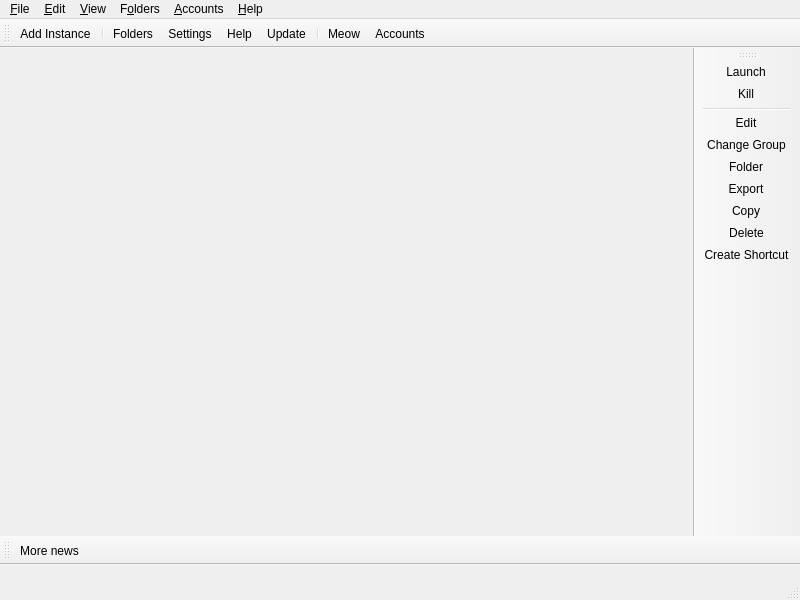
<?xml version="1.0" encoding="UTF-8"?>
<ui version="4.0">
 <class>MainWindow</class>
 <widget class="QMainWindow" name="MainWindow">
  <property name="geometry">
   <rect>
    <x>0</x>
    <y>0</y>
    <width>800</width>
    <height>600</height>
   </rect>
  </property>
  <widget class="QWidget" name="centralWidget">
   <layout class="QHBoxLayout" name="horizontalLayout">
    <property name="spacing">
     <number>0</number>
    </property>
    <property name="leftMargin">
     <number>0</number>
    </property>
    <property name="topMargin">
     <number>0</number>
    </property>
    <property name="rightMargin">
     <number>0</number>
    </property>
    <property name="bottomMargin">
     <number>0</number>
    </property>
   </layout>
  </widget>
  <widget class="QStatusBar" name="statusBar">
   <property name="minimumSize">
    <size>
     <width>0</width>
     <height>35</height>
    </size>
   </property>
  </widget>
  <widget class="QToolBar" name="mainToolBar">
   <property name="windowTitle">
    <string>Main Toolbar</string>
   </property>
   <property name="allowedAreas">
    <set>Qt::ToolBarArea::BottomToolBarArea|Qt::ToolBarArea::TopToolBarArea</set>
   </property>
   <property name="toolButtonStyle">
    <enum>Qt::ToolButtonStyle::ToolButtonTextBesideIcon</enum>
   </property>
   <property name="floatable">
    <bool>false</bool>
   </property>
   <attribute name="toolBarArea">
    <enum>TopToolBarArea</enum>
   </attribute>
   <attribute name="toolBarBreak">
    <bool>false</bool>
   </attribute>
   <addaction name="actionAddInstance"/>
   <addaction name="separator"/>
   <addaction name="actionFoldersButton"/>
   <addaction name="actionSettings"/>
   <addaction name="actionHelpButton"/>
   <addaction name="actionCheckUpdate"/>
   <addaction name="separator"/>
   <addaction name="actionCAT"/>
   <addaction name="actionAccountsButton"/>
  </widget>
  <widget class="QToolBar" name="newsToolBar">
   <property name="windowTitle">
    <string>News Toolbar</string>
   </property>
   <property name="allowedAreas">
    <set>Qt::ToolBarArea::BottomToolBarArea|Qt::ToolBarArea::TopToolBarArea</set>
   </property>
   <property name="iconSize">
    <size>
     <width>16</width>
     <height>16</height>
    </size>
   </property>
   <property name="toolButtonStyle">
    <enum>Qt::ToolButtonStyle::ToolButtonTextBesideIcon</enum>
   </property>
   <property name="floatable">
    <bool>false</bool>
   </property>
   <attribute name="toolBarArea">
    <enum>BottomToolBarArea</enum>
   </attribute>
   <attribute name="toolBarBreak">
    <bool>false</bool>
   </attribute>
   <addaction name="actionMoreNews"/>
  </widget>
  <widget class="WideBar" name="instanceToolBar">
   <property name="windowTitle">
    <string>Instance Toolbar</string>
   </property>
   <property name="allowedAreas">
    <set>Qt::ToolBarArea::LeftToolBarArea|Qt::ToolBarArea::RightToolBarArea</set>
   </property>
   <property name="iconSize">
    <size>
     <width>16</width>
     <height>16</height>
    </size>
   </property>
   <property name="toolButtonStyle">
    <enum>Qt::ToolButtonStyle::ToolButtonTextBesideIcon</enum>
   </property>
   <property name="floatable">
    <bool>false</bool>
   </property>
   <property name="useDefaultAction" stdset="0">
    <bool>true</bool>
   </property>
   <attribute name="toolBarArea">
    <enum>RightToolBarArea</enum>
   </attribute>
   <attribute name="toolBarBreak">
    <bool>false</bool>
   </attribute>
   <addaction name="actionLaunchInstance"/>
   <addaction name="actionKillInstance"/>
   <addaction name="separator"/>
   <addaction name="actionEditInstance"/>
   <addaction name="actionChangeInstGroup"/>
   <addaction name="actionViewSelectedInstFolder"/>
   <addaction name="actionExportInstance"/>
   <addaction name="actionCopyInstance"/>
   <addaction name="actionDeleteInstance"/>
   <addaction name="actionCreateInstanceShortcut"/>
  </widget>
  <widget class="QMenuBar" name="menuBar">
   <property name="geometry">
    <rect>
     <x>0</x>
     <y>0</y>
     <width>800</width>
     <height>24</height>
    </rect>
   </property>
   <widget class="QMenu" name="fileMenu">
    <property name="title">
     <string>&amp;File</string>
    </property>
    <property name="toolTipsVisible">
     <bool>true</bool>
    </property>
    <addaction name="actionAddInstance"/>
    <addaction name="separator"/>
    <addaction name="actionLaunchInstance"/>
    <addaction name="actionKillInstance"/>
    <addaction name="separator"/>
    <addaction name="actionEditInstance"/>
    <addaction name="actionChangeInstGroup"/>
    <addaction name="actionViewSelectedInstFolder"/>
    <addaction name="actionExportInstance"/>
    <addaction name="actionCopyInstance"/>
    <addaction name="actionDeleteInstance"/>
    <addaction name="actionCreateInstanceShortcut"/>
    <addaction name="separator"/>
    <addaction name="actionSettings"/>
    <addaction name="actionCloseWindow"/>
   </widget>
   <widget class="QMenu" name="editMenu">
    <property name="title">
     <string>&amp;Edit</string>
    </property>
    <property name="toolTipsVisible">
     <bool>true</bool>
    </property>
    <addaction name="actionUndoTrashInstance"/>
   </widget>
   <widget class="QMenu" name="viewMenu">
    <property name="title">
     <string>&amp;View</string>
    </property>
    <property name="toolTipsVisible">
     <bool>true</bool>
    </property>
    <addaction name="actionChangeTheme"/>
    <addaction name="separator"/>
    <addaction name="actionCAT"/>
    <addaction name="actionToggleStatusBar"/>
    <addaction name="actionLockToolbars"/>
    <addaction name="separator"/>
   </widget>
   <widget class="QMenu" name="foldersMenu">
    <property name="title">
     <string>F&amp;olders</string>
    </property>
    <property name="toolTipsVisible">
     <bool>true</bool>
    </property>
    <addaction name="actionViewLauncherRootFolder"/>
    <addaction name="separator"/>
    <addaction name="actionViewInstanceFolder"/>
    <addaction name="actionViewCentralModsFolder"/>
    <addaction name="actionViewSkinsFolder"/>
    <addaction name="actionViewJavaFolder"/>
    <addaction name="separator"/>
    <addaction name="actionViewIconThemeFolder"/>
    <addaction name="actionViewWidgetThemeFolder"/>
    <addaction name="actionViewCatPackFolder"/>
    <addaction name="actionViewIconsFolder"/>
    <addaction name="separator"/>
    <addaction name="actionViewLogsFolder"/>
   </widget>
   <widget class="QMenu" name="accountsMenu">
    <property name="title">
     <string>&amp;Accounts</string>
    </property>
   </widget>
   <widget class="QMenu" name="helpMenu">
    <property name="title">
     <string>&amp;Help</string>
    </property>
    <property name="toolTipsVisible">
     <bool>true</bool>
    </property>
    <addaction name="actionClearMetadata"/>
    <addaction name="actionReportBug"/>
    <addaction name="actionAddToPATH"/>
    <addaction name="separator"/>
    <addaction name="actionMATRIX"/>
    <addaction name="actionDISCORD"/>
    <addaction name="actionREDDIT"/>
    <addaction name="separator"/>
    <addaction name="actionMoreNews"/>
    <addaction name="actionCheckUpdate"/>
    <addaction name="actionOpenWiki"/>
    <addaction name="actionAbout"/>
   </widget>
   <addaction name="fileMenu"/>
   <addaction name="editMenu"/>
   <addaction name="viewMenu"/>
   <addaction name="foldersMenu"/>
   <addaction name="accountsMenu"/>
   <addaction name="helpMenu"/>
  </widget>
  <action name="actionMoreNews">
   <property name="icon">
    <iconset theme="news"/>
   </property>
   <property name="text">
    <string>More news...</string>
   </property>
   <property name="toolTip">
    <string>Open the development blog to read more news about %1.</string>
   </property>
  </action>
  <action name="actionCAT">
   <property name="checkable">
    <bool>true</bool>
   </property>
   <property name="icon">
    <iconset theme="cat"/>
   </property>
   <property name="text">
    <string>&amp;Meow</string>
   </property>
   <property name="toolTip">
    <string>It's a fluffy kitty :3</string>
   </property>
  </action>
  <action name="actionToggleStatusBar">
   <property name="checkable">
    <bool>true</bool>
   </property>
   <property name="text">
    <string>Status Bar</string>
   </property>
  </action>
  <action name="actionLockToolbars">
   <property name="checkable">
    <bool>true</bool>
   </property>
   <property name="text">
    <string>Lock Toolbars</string>
   </property>
  </action>
  <action name="actionUndoTrashInstance">
   <property name="enabled">
    <bool>false</bool>
   </property>
   <property name="text">
    <string>&amp;Undo Last Instance Deletion</string>
   </property>
  </action>
  <action name="actionAddInstance">
   <property name="icon">
    <iconset theme="new"/>
   </property>
   <property name="text">
    <string>Add Instanc&amp;e...</string>
   </property>
   <property name="toolTip">
    <string>Add a new instance.</string>
   </property>
  </action>
  <action name="actionCheckUpdate">
   <property name="icon">
    <iconset theme="checkupdate"/>
   </property>
   <property name="text">
    <string>&amp;Update...</string>
   </property>
   <property name="toolTip">
    <string>Check for new updates for %1.</string>
   </property>
   <property name="menuRole">
    <enum>QAction::MenuRole::ApplicationSpecificRole</enum>
   </property>
  </action>
  <action name="actionSettings">
   <property name="icon">
    <iconset theme="settings"/>
   </property>
   <property name="text">
    <string>Setti&amp;ngs...</string>
   </property>
   <property name="toolTip">
    <string>Change settings.</string>
   </property>
   <property name="menuRole">
    <enum>QAction::MenuRole::PreferencesRole</enum>
   </property>
  </action>
  <action name="actionManageAccounts">
   <property name="icon">
    <iconset theme="accounts"/>
   </property>
   <property name="text">
    <string>&amp;Manage Accounts...</string>
   </property>
  </action>
  <action name="actionLaunchInstance">
   <property name="icon">
    <iconset theme="launch"/>
   </property>
   <property name="text">
    <string>&amp;Launch</string>
   </property>
   <property name="toolTip">
    <string>Launch the selected instance.</string>
   </property>
  </action>
  <action name="actionKillInstance">
   <property name="icon">
    <iconset theme="status-bad"/>
   </property>
   <property name="text">
    <string>&amp;Kill</string>
   </property>
   <property name="toolTip">
    <string>Kill the running instance.</string>
   </property>
   <property name="shortcut">
    <string>Ctrl+K</string>
   </property>
  </action>
  <action name="actionRenameInstance">
   <property name="icon">
    <iconset theme="rename"/>
   </property>
   <property name="text">
    <string>Rename</string>
   </property>
   <property name="toolTip">
    <string>Rename the selected instance.</string>
   </property>
  </action>
  <action name="actionChangeInstGroup">
   <property name="icon">
    <iconset theme="tag"/>
   </property>
   <property name="text">
    <string>&amp;Change Group...</string>
   </property>
   <property name="toolTip">
    <string>Change the selected instance's group.</string>
   </property>
   <property name="shortcut">
    <string>Ctrl+G</string>
   </property>
  </action>
  <action name="actionChangeInstIcon">
   <property name="text">
    <string>Change Icon</string>
   </property>
   <property name="toolTip">
    <string>Change the selected instance's icon.</string>
   </property>
  </action>
  <action name="actionEditInstance">
   <property name="icon">
    <iconset theme="settings"/>
   </property>
   <property name="text">
    <string>&amp;Edit...</string>
   </property>
   <property name="toolTip">
    <string>Change the instance settings, mods and versions.</string>
   </property>
   <property name="shortcut">
    <string>Ctrl+I</string>
   </property>
  </action>
  <action name="actionViewSelectedInstFolder">
   <property name="icon">
    <iconset theme="viewfolder"/>
   </property>
   <property name="text">
    <string>&amp;Folder</string>
   </property>
   <property name="toolTip">
    <string>Open the selected instance's root folder in a file browser.</string>
   </property>
  </action>
  <action name="actionDeleteInstance">
   <property name="icon">
    <iconset theme="delete"/>
   </property>
   <property name="text">
    <string>Dele&amp;te</string>
   </property>
   <property name="toolTip">
    <string>Delete the selected instance.</string>
   </property>
   <property name="autoRepeat">
    <bool>false</bool>
   </property>
  </action>
  <action name="actionCopyInstance">
   <property name="icon">
    <iconset theme="copy"/>
   </property>
   <property name="text">
    <string>Cop&amp;y...</string>
   </property>
   <property name="toolTip">
    <string>Copy the selected instance.</string>
   </property>
   <property name="shortcut">
    <string>Ctrl+D</string>
   </property>
  </action>
  <action name="actionExportInstance">
   <property name="icon">
    <iconset theme="export"/>
   </property>
   <property name="text">
    <string>E&amp;xport...</string>
   </property>
   <property name="toolTip">
    <string>Export the selected instance to supported formats.</string>
   </property>
  </action>
  <action name="actionExportInstanceZip">
   <property name="icon">
    <iconset theme="launcher"/>
   </property>
   <property name="text">
    <string>Prism Launcher (zip)</string>
   </property>
  </action>
  <action name="actionExportInstanceMrPack">
   <property name="icon">
    <iconset theme="modrinth"/>
   </property>
   <property name="text">
    <string>Modrinth (mrpack)</string>
   </property>
  </action>
  <action name="actionExportInstanceFlamePack">
   <property name="icon">
    <iconset theme="flame"/>
   </property>
   <property name="text">
    <string>CurseForge (zip)</string>
   </property>
  </action>
  <action name="actionCreateInstanceShortcut">
   <property name="icon">
    <iconset theme="shortcut"/>
   </property>
   <property name="text">
    <string>Create Shortcut</string>
   </property>
   <property name="toolTip">
    <string>Creates a shortcut on your desktop to launch the selected instance.</string>
   </property>
  </action>
  <action name="actionNoAccountsAdded">
   <property name="icon">
    <iconset theme="noaccount"/>
   </property>
   <property name="text">
    <string>No accounts added!</string>
   </property>
  </action>
  <action name="actionNoDefaultAccount">
   <property name="checkable">
    <bool>true</bool>
   </property>
   <property name="icon">
    <iconset theme="noaccount"/>
   </property>
   <property name="text">
    <string>No Default Account</string>
   </property>
   <property name="shortcut">
    <string>Ctrl+0</string>
   </property>
  </action>
  <action name="actionCloseWindow">
   <property name="icon">
    <iconset theme="status-bad"/>
   </property>
   <property name="text">
    <string>Close &amp;Window</string>
   </property>
   <property name="toolTip">
    <string>Close the current window</string>
   </property>
   <property name="menuRole">
    <enum>QAction::MenuRole::QuitRole</enum>
   </property>
  </action>
  <action name="actionViewInstanceFolder">
   <property name="icon">
    <iconset theme="viewfolder"/>
   </property>
   <property name="text">
    <string>&amp;Instances</string>
   </property>
   <property name="toolTip">
    <string>Open the instances folder in a file browser.</string>
   </property>
  </action>
  <action name="actionViewLauncherRootFolder">
   <property name="icon">
    <iconset theme="viewfolder"/>
   </property>
   <property name="text">
    <string>Launcher &amp;Root</string>
   </property>
   <property name="toolTip">
    <string>Open the launcher's root folder in a file browser.</string>
   </property>
  </action>
  <action name="actionViewCentralModsFolder">
   <property name="icon">
    <iconset theme="centralmods"/>
   </property>
   <property name="text">
    <string>&amp;Central Mods</string>
   </property>
   <property name="toolTip">
    <string>Open the central mods folder in a file browser.</string>
   </property>
  </action>
  <action name="actionViewSkinsFolder">
   <property name="icon">
    <iconset theme="viewfolder"/>
   </property>
   <property name="text">
    <string>&amp;Skins</string>
   </property>
   <property name="toolTip">
    <string>Open the skins folder in a file browser.</string>
   </property>
  </action>
  <action name="actionViewIconsFolder">
   <property name="icon">
    <iconset theme="viewfolder"/>
   </property>
   <property name="text">
    <string>Instance Icons</string>
   </property>
   <property name="toolTip">
    <string>Open the instance icons folder in a file browser.</string>
   </property>
  </action>
  <action name="actionViewLogsFolder">
   <property name="icon">
    <iconset theme="viewfolder"/>
   </property>
   <property name="text">
    <string>Logs</string>
   </property>
   <property name="toolTip">
    <string>Open the logs folder in a file browser.</string>
   </property>
  </action>
  <action name="actionChangeTheme">
   <property name="text">
    <string>Themes</string>
   </property>
  </action>
  <action name="actionReportBug">
   <property name="icon">
    <iconset theme="bug"/>
   </property>
   <property name="text">
    <string>Report a Bug or Suggest a Feature</string>
   </property>
   <property name="toolTip">
    <string>Open the bug tracker to report a bug with %1.</string>
   </property>
  </action>
  <action name="actionDISCORD">
   <property name="icon">
    <iconset theme="discord"/>
   </property>
   <property name="text">
    <string>&amp;Discord Guild</string>
   </property>
   <property name="toolTip">
    <string>Open %1 Discord guild.</string>
   </property>
  </action>
  <action name="actionMATRIX">
   <property name="icon">
    <iconset theme="matrix"/>
   </property>
   <property name="text">
    <string>&amp;Matrix Space</string>
   </property>
   <property name="toolTip">
    <string>Open %1 Matrix space.</string>
   </property>
  </action>
  <action name="actionREDDIT">
   <property name="icon">
    <iconset theme="reddit-alien"/>
   </property>
   <property name="text">
    <string>Sub&amp;reddit</string>
   </property>
   <property name="toolTip">
    <string>Open %1 subreddit.</string>
   </property>
  </action>
  <action name="actionAbout">
   <property name="icon">
    <iconset theme="about"/>
   </property>
   <property name="text">
    <string>&amp;About %1</string>
   </property>
   <property name="toolTip">
    <string>View information about %1.</string>
   </property>
   <property name="menuRole">
    <enum>QAction::MenuRole::AboutRole</enum>
   </property>
  </action>
  <action name="actionClearMetadata">
   <property name="icon">
    <iconset theme="refresh"/>
   </property>
   <property name="text">
    <string>&amp;Clear Metadata Cache</string>
   </property>
   <property name="toolTip">
    <string>Clear cached metadata</string>
   </property>
  </action>
  <action name="actionAddToPATH">
   <property name="icon">
    <iconset theme="custom-commands"/>
   </property>
   <property name="text">
    <string>Install to &amp;PATH</string>
   </property>
   <property name="toolTip">
    <string>Install a %1 symlink to /usr/local/bin</string>
   </property>
  </action>
  <action name="actionFoldersButton">
   <property name="icon">
    <iconset theme="viewfolder"/>
   </property>
   <property name="text">
    <string>Folders</string>
   </property>
   <property name="toolTip">
    <string>Open one of the folders shared between instances.</string>
   </property>
  </action>
  <action name="actionHelpButton">
   <property name="icon">
    <iconset theme="help"/>
   </property>
   <property name="text">
    <string>Help</string>
   </property>
   <property name="toolTip">
    <string>Get help with %1 or Minecraft.</string>
   </property>
  </action>
  <action name="actionAccountsButton">
   <property name="icon">
    <iconset theme="noaccount"/>
   </property>
   <property name="text">
    <string>Accounts</string>
   </property>
  </action>
  <action name="actionOpenWiki">
   <property name="icon">
    <iconset theme="help"/>
   </property>
   <property name="text">
    <string>%1 &amp;Help</string>
   </property>
   <property name="toolTip">
    <string>Open the %1 wiki</string>
   </property>
  </action>
  <action name="actionViewWidgetThemeFolder">
   <property name="icon">
    <iconset theme="viewfolder"/>
   </property>
   <property name="text">
    <string>&amp;Widget Themes</string>
   </property>
   <property name="toolTip">
    <string>Open the widget themes folder in a file browser.</string>
   </property>
  </action>
  <action name="actionViewIconThemeFolder">
   <property name="icon">
    <iconset theme="viewfolder"/>
   </property>
   <property name="text">
    <string>I&amp;con Theme</string>
   </property>
   <property name="toolTip">
    <string>Open the icon theme folder in a file browser.</string>
   </property>
  </action>
  <action name="actionViewCatPackFolder">
   <property name="icon">
    <iconset theme="viewfolder"/>
   </property>
   <property name="text">
    <string>Cat Packs</string>
   </property>
   <property name="toolTip">
    <string>Open the cat packs folder in a file browser.</string>
   </property>
  </action>
  <action name="actionViewJavaFolder">
   <property name="icon">
    <iconset theme="viewfolder"/>
   </property>
   <property name="text">
    <string>Java</string>
   </property>
   <property name="toolTip">
    <string>Open the Java folder in a file browser. Only available if the built-in Java downloader is used.</string>
   </property>
  </action>
 </widget>
 <customwidgets>
  <customwidget>
   <class>WideBar</class>
   <extends>QToolBar</extends>
   <header>ui/widgets/WideBar.h</header>
  </customwidget>
 </customwidgets>
 <resources/>
 <connections/>
</ui>
